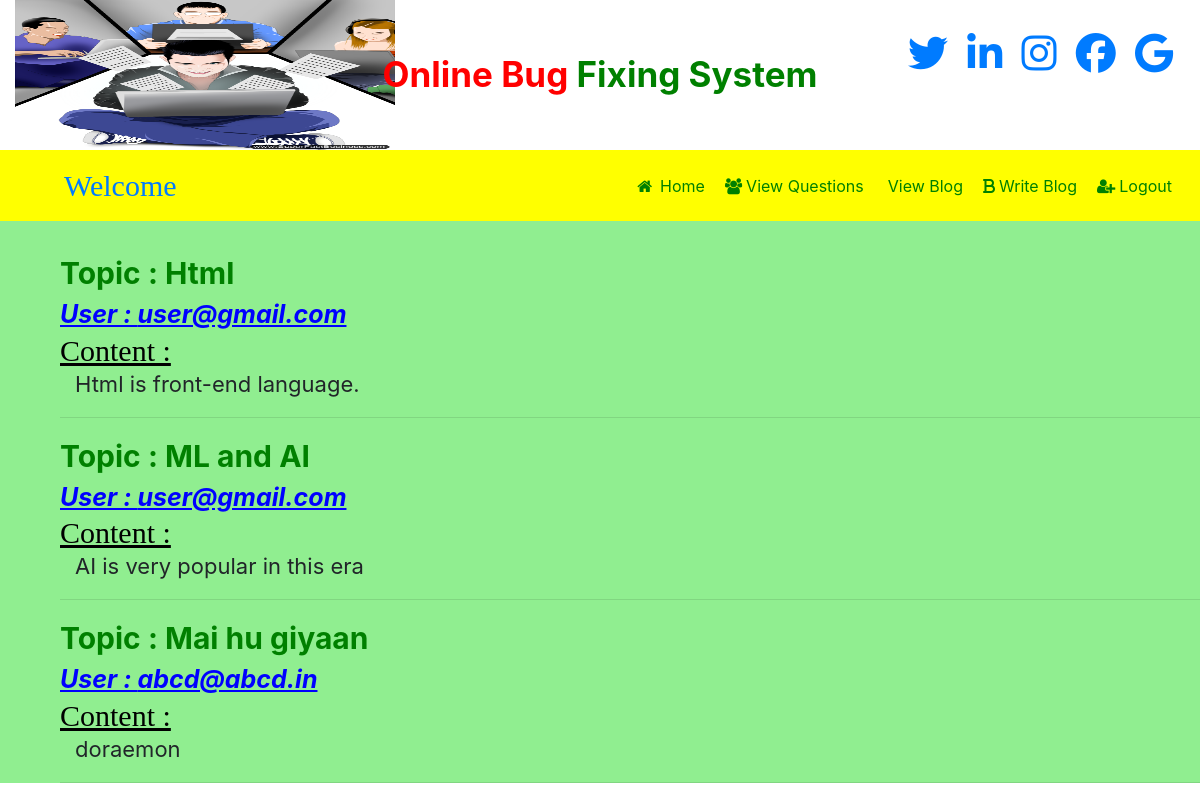
Page /view_blogs on the committed database.
### study/models.py (models this page shows)
class Blog(models.Model):
    user = models.CharField(max_length=200,null=True)
    topic = models.CharField(max_length=200,null=True)
    blogc = models.CharField(max_length=200,null=True)

### study/views.py (the view)
# urls.py: path('view_blogs',view_blogs,name="view_blogs"),
def view_blogs(request):
    data = Blog.objects.all()
    d = {'data':data}
    return render(request,'view_blogs.html',d)

### study/templates/view_blogs.html
{% include 'user_navigation.html' %}
<div class="container-fluid" style="padding:30px 0 0 60px;width:100%;background:lightgreen;margin-top:0px;min-height:450px;max-height:4000px;">
    {% for i in data %}
    <div style="font-size:30px;font-weight:bold;color:blue;">
        <span style="color:green;">Topic : {{i.topic}}</span><br>
        <u style="font-size:25px;font-style:italic;">User : {{i.user}}</u><br>
    </div>
        <span style="font:30px bold;color:black;"><u>Content :</u></span>
    <div class="container">
        <span style="font-size:22px;">{{i.blogc}}</span>
    </div>
    <hr>
    {% endfor %}
</div>

### rows in the picture
Blog: topic "Html", user "user@gmail.com", blogc "Html is front-end language."
Blog: topic "ML and AI", user "user@gmail.com", blogc "AI is very popular in this era"
Blog: topic "Mai hu giyaan", user "abcd@abcd.in", blogc "doraemon"
